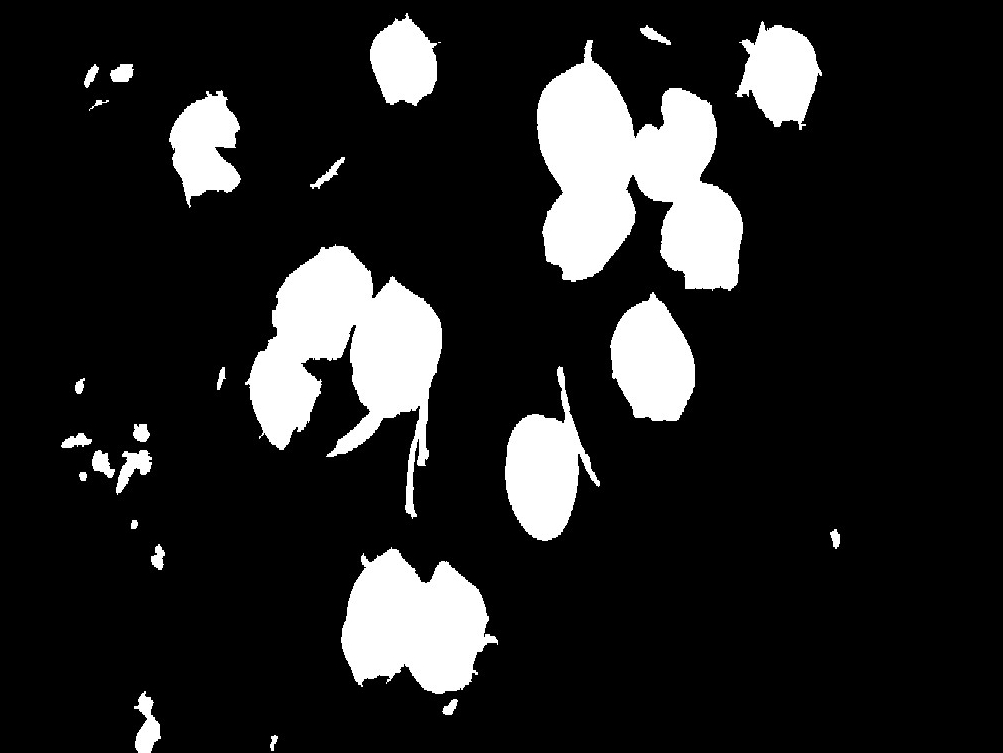
#> input picture binaryImages/binaryImage4.jpg, 1003 x 753 px, found by its file name
$ python remove.py
#> lines starting #> are read from the running program, lines starting #| are printed output that depends on the picture; after the words box and inside, x2 and y2 are one past the last pixel; in counts of white or black regions, pixels touching at a corner belong together
import cv2
import numpy as np

img = cv2.imread('binaryImage4.jpg')
#> img is the input picture: shape (753, 1003, 3); min 0, max 255, mean 35.9
img_gray = cv2.cvtColor(img, cv2.COLOR_BGR2GRAY)
img_gray = np.uint8(img_gray)
mask = np.zeros(img.shape[:2], dtype=np.uint8)  # Match the size of the image

cont, _ = cv2.findContours(img_gray, cv2.RETR_EXTERNAL, cv2.CHAIN_APPROX_NONE)
#> cont = 1145 contours, 1124 with area under 20; largest, box (x1, y1, x2, y2) and area: (532, 37, 750, 295) 32356, (244, 237, 447, 526) 27402, (339, 540, 501, 717) 17070, (500, 365, 606, 543) 9162, (603, 285, 701, 421) 8476

count = 0
areac = 0

for i in range(len(cont)):
    area = cv2.contourArea(cont[i])
    if area != 0:
        areac += area
        count += 1
#> this loop made 1145 passes
#> (area, areac) on passes 17, 72, 176, 177, 201, 219, 400, 498, 512, 513, 622, 710: (113, 113), (1225.5, 1338.5), (17070.5, 18410), (378, 18788), (249.5, 19046.5), (87.5, 19134.5), (2906.5, 22047), (160, 22213), (9162, 31375), (267.5, 31642.5), (8475.5, 40125.5), (27402, 67534)
#> after the loop, areac = 119156; count = 49

threshold_area = areac / count  # Threshold for contour area
#> threshold_area = 2431.8

for i in range(len(cont)):
    x, y, w, h = cv2.boundingRect(cont[i])
    area = cv2.contourArea(cont[i])
    if area > threshold_area:
        cv2.rectangle(img, (x, y), (x + w, y + h), (0, 255, 0), 2)
        mask_roi = mask[y:y+h, x:x+w]
        mask_roi[:] = 255
#> this loop made 1145 passes
#> (x, y, w, h, area) on passes 17, 176, 400: (267, 731, 18, 22, 113), (339, 540, 162, 177, 17070.5), (61, 421, 97, 80, 2906.5)
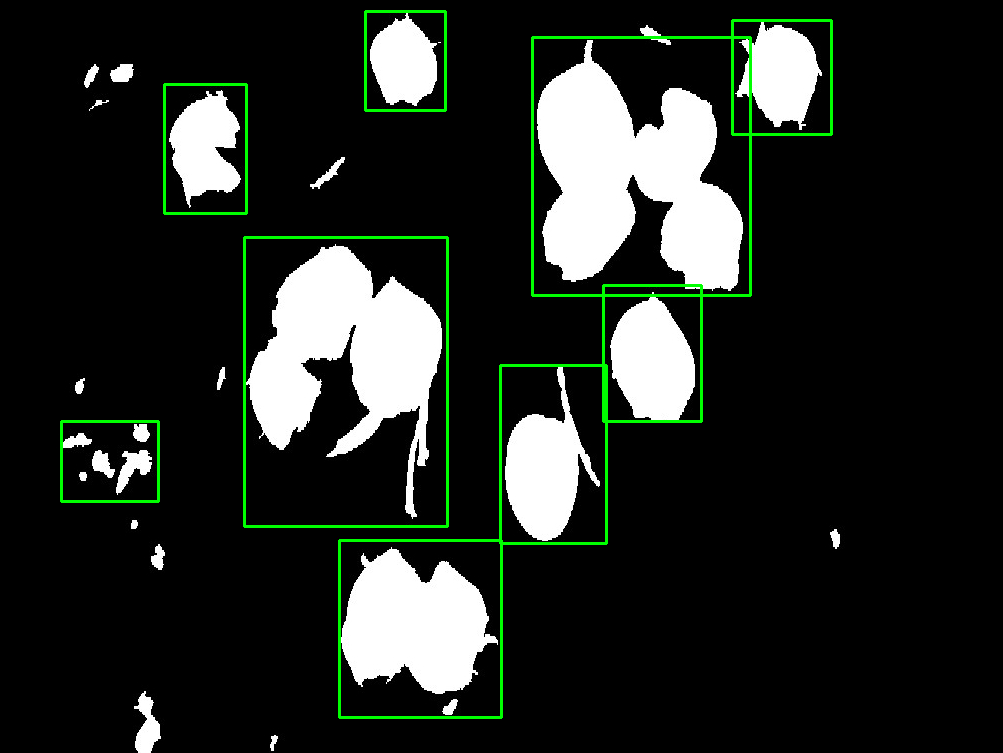
#> img: shape (753, 1003, 3); 2.06% of pixels changed, all inside (x1, y1, x2, y2) = (60, 10, 833, 719)
#> mask_roi: shape (99, 80); every value is 255

#

# Make sure the mask and image have the same size
if mask.shape[:2] != img.shape[:2]:
    mask = cv2.resize(mask, (img.shape[1], img.shape[0]))

result = cv2.bitwise_and(img, img, mask=mask)
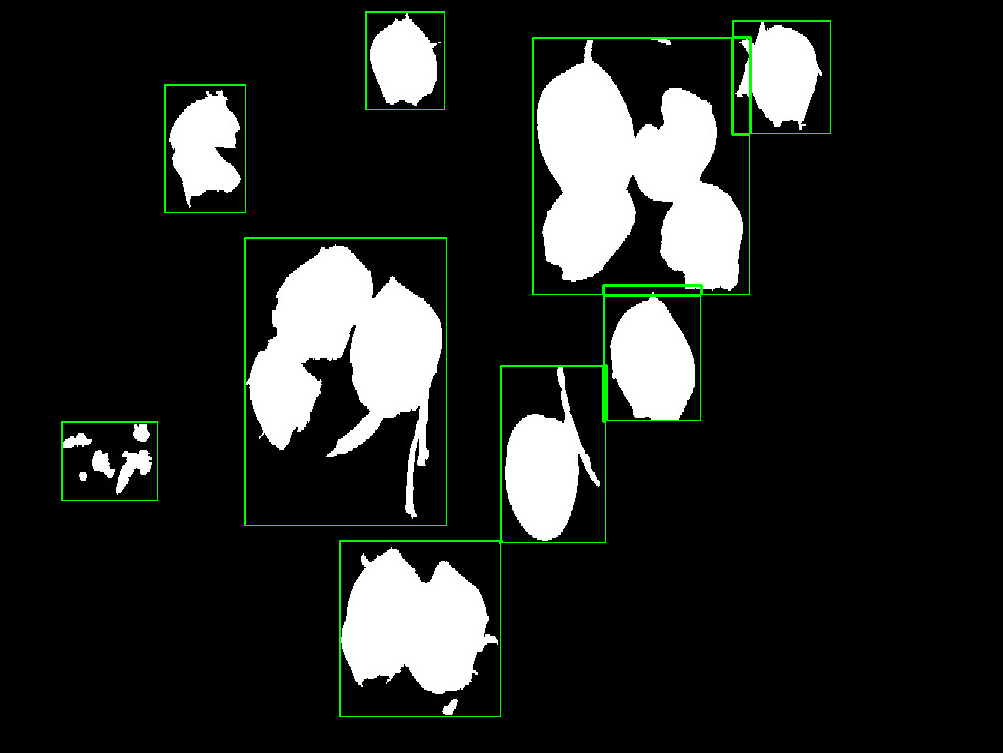
#> result: shape (753, 1003, 3); mean B, G, R 35, 37.8, 35
cv2.imwrite('contourImgArea4.png', result)
cv2.imshow('Result', result)
# cv2.imshow('mask', mask)
cv2.waitKey(0)
cv2.destroyAllWindows()
